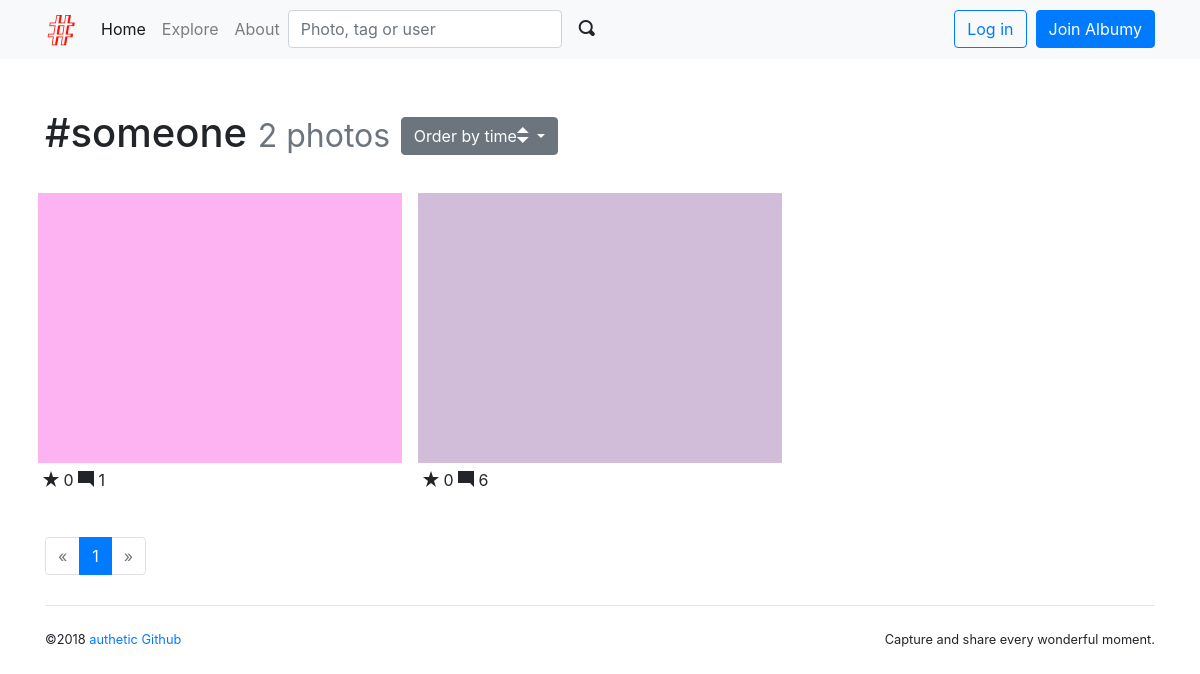
The app's page /tag/1, older data.
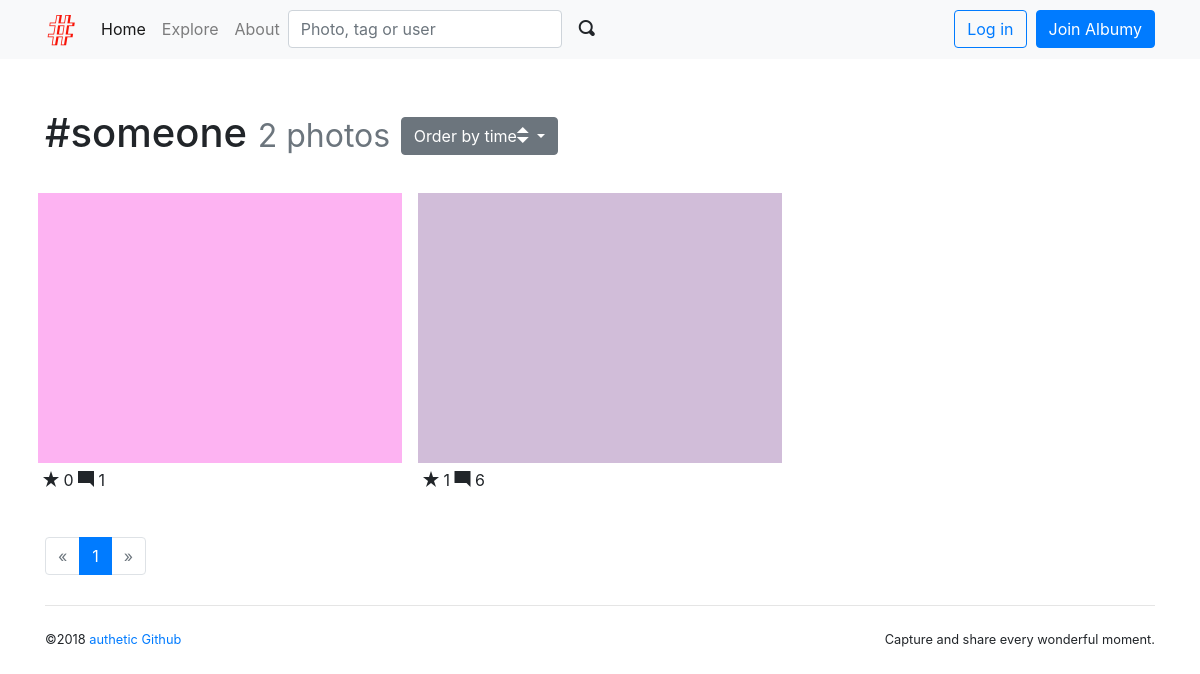
The same page, newer data.
### albumy/models.py (models this page shows)
@whooshee.register_model('name')
class Tag(db.Model):
    id = db.Column(db.Integer, primary_key=True)
    name = db.Column(db.String(30), index=True)
    photos = db.relationship('Photo', secondary=tagging, back_populates='tags')

@whooshee.register_model('description')
class Photo(db.Model):
    id = db.Column(db.Integer, primary_key=True)
    description = db.Column(db.String(500))
    filename = db.Column(db.String(64))
    filename_s = db.Column(db.String(64))
    filename_m = db.Column(db.String(64))
    timestamp = db.Column(db.DateTime, default=datetime.utcnow)
    flag = db.Column(db.Integer, default=0)
    author_id = db.Column(db.Integer, db.ForeignKey('user.id'))
    author = db.relationship('User', back_populates='photos')
    tags = db.relationship('Tag', secondary=tagging, back_populates='photos')
    collectors = db.relationship('Collect', back_populates='collected', cascade='all')

### albumy/blueprints/main.py (the view)
@main_bp.route('/tag/<int:tag_id>', defaults={'order':'by_time'})
@main_bp.route('/tag/<int:tag_id>/<order>')
def show_tag(tag_id, order):
    tag = Tag.query.get_or_404(tag_id)
    page = request.args.get('page', 1, type=int)
    per_page = current_app.config['ALBUMY_PHOTO_PER_PAGE']
    order_rule = 'time'
    pagination = Photo.query.with_parent(tag).order_by(Photo.timestamp.desc()).paginate(page, per_page)
    photos = pagination.items
    if order == 'by_collects':
        photos.sort(key=lambda x:len(x.collectors), reverse=True)
        order_rule = 'collects'
    return render_template('main/tag.html', tag=tag, pagination=pagination, photos=photos, order_rule=
                           order_rule)

### albumy/__init__.py (called while the page is built)
def register_template_context(app):
    @app.context_processor
    def make_template_context():
        if current_user.is_authenticated:
            notification_count = Notification.query.with_parent(current_user).filter_by(is_read=False).count()
        else:
            notification_count = None
        return dict(notification_count=notification_count)

### albumy/extensions.py (called while the page is built)
    def can(self, permission_name):
        return False

### albumy/templates/main/tag.html (shortened to what this page needs)
{% extends 'base.html' %}
{% from 'bootstrap/pagination.html' import render_pagination %}
{% from 'macros.html' import photo_card with context %}
{% block content %}
    <div class="page-header">
    <h1>#{{ tag.name }}
        <small class="text-muted">{{ tag.photos|length }} photos</small>
        <span class="dropdown">
            <button class="btn btn-secondary dropdown-toggle" type="button" id="dropdownMenuButton" data-toggle="dropdown" aria-haspopup="true" aria-expanded="false">
            Order by {{ order_rule }}<span class="oi oi-elevator"></span>
            </button>
        </span>
    </h1>
    </div>
    <div class="row">
        {% for photo in photos %}
        {{ photo_card(photo) }}
        {% endfor %}
    </div>
    <div class="page-footer">
        {{ render_pagination(pagination, align='center') }}
    </div>
{% endblock %}

### albumy/templates/base.html (shortened to what this page needs)
<!DOCTYPE html>
<html lang="en">
<head>
    {% block styles %}
        <link rel="stylesheet" href="{{ url_for('static', filename='css/bootstrap.min.css') }}">
        <link rel="stylesheet" href="{{ url_for('static', filename='open-iconic/font/css/open-iconic-bootstrap.css') }}">
        <link rel="stylesheet" href="{{ url_for('static', filename='css/style.css') }}">
    {% endblock %}
</head>
<body>
    {% block navbar %}
        <nav class="navbar navbar-expand-lg navbar-light bg-light">
            <div class="container">
              <a class="navbar-brand" href="{{ url_for('main.index') }}">
                  <img src="{{ url_for('static', filename='favicon.ico') }}" alt="Albumy">
              </a>
              <div class="collapse navbar-collapse" id="navbarSupportedContent">
                <div class="navbar-nav mr-auto">
                    <ul class="navbar-nav">
                      <li class="nav-item active">
                        <a class="nav-link" href="{{ url_for('main.index') }}">Home <span class="sr-only">(current)</span></a>
                      </li>
                      <li class="nav-item">
                        <a class="nav-link" href="{{ url_for('main.explore') }}">Explore</a>
                      </li>
                      <li class="nav-item">
                          <a class="nav-link" href="#">About</a>
                      </li>
                    </ul>
                    <form class="form-inline my-2 my-lg-0" action="{{ url_for('main.search') }}">
                      <input class="form-control mr-sm-1" type="search" name="q"
                             placeholder="Photo, tag or user" required aria-label="Search">
                      <button class="btn btn-light my-2 my-sm-0" type="submit">
                        <span class="oi oi-magnifying-glass"></span>
                      </button>
                    </form>
                </div>
                <div class="navbar-nav ml-auto">
                    {% if current_user.is_authenticated %}
                        <a class="nav-item nav-link" href="{{ url_for('main.show_notification', filter=
                                'unread')}}">
                            <span class="oi oi-bell"></span>
                             <span id="notification-badge"
                              class="{% if notification_count == 0 %}hide{% endif %} badge badge-danger badge-notification"
                              data-href="{{ url_for('ajax.notifications_count') }}">{{ notification_count }}</span>
                        </a>
                        <a class="nav-item nav-link" href="{{ url_for('main.upload') }}" title="Upload">
                            <span class="oi oi-cloud-upload"></span>&nbsp;&nbsp;
                        </a>
                        <div class="dropdown nav-item">
                            <a href="#" class="nav-link dropdown-toggle" data-toggle="dropdown" role="button" aria-expanded="false">
                                <img class="avatar-xs" src="{{ url_for('main.get_avatar', filename=current_user.avatar_s) }}">
                                <span class="caret"></span>
                            </a>
                            <div class="dropdown-menu dropdown-menu-right" role="menu">
                                <h6 class="dropdown-header">Logged in as {{ current_user.username }}</h6>
                                <a class="dropdown-item" href="{{ url_for('user.index', username=current_user.username) }}">
                                    <span class="oi oi-person"></span> My Home
                                </a>
                                <div class="dropdown-divider"></div>
                                <a class="dropdown-item" href="#">
                                    <span class="oi oi-cog"></span> Settings
                                </a>
                                {% if current_user.can('MODERATE') %}
                                    <a class="dropdown-item" href="#">
                                        <span class="oi oi-dashboard"></span> Dashboard
                                    </a>
                                {% endif %}
                                <a class="dropdown-item" href="#">
                                    <span class="oi oi-power-standby"></span> Logout
                                </a>
                            </div>
                        </div>
                    {% else %}
                        <a class="btn btn-outline-primary" href="{{ url_for('auth.login') }}">Log in</a>&nbsp;&nbsp;
                        <a class="btn btn-primary" href="{{ url_for('auth.register') }}">Join Albumy</a>
                    {% endif %}
                </div>
              </div>
            </div>
        </nav>
    {% endblock %}
    <main>
        <div class="container">
            {% block content %}
            {% endblock %}
            {% block footer %}
                <footer>
                    <p class="float-left">
                        <small>&copy;2018
                            <a href="https://cnblogs/authetic">authetic</a>
                            <a href="https://github.com/authetic-x" title="Follow me on Github">Github</a>
                        </small>
                    </p>
                    <p class="float-right">
                        <small>Capture and share every wonderful moment.</small>
                    </p>
                </footer>
            {% endblock %}
        </div>
    </main>
</body>
</html>

### albumy/templates/macros.html (shortened to what this page needs)
{% macro photo_card(photo) %}
<div class="photo-card card">
    <a class="card-thumbnail" href="{{ url_for('main.show_photo',
            photo_id=photo.id)}}">
        <img class="card-img-top portrait" src="{{ url_for('main.get_image',
                filename=photo.filename_s) }}">
    </a>
    <div class="card-body">
        <span class="oi oi-star"></span>
        {{ photo.collectors|length }}
        <span class="oi oi-comment-square"></span>
        {{ photo.comments|length }}
    </div>
</div>
{% endmacro %}

### albumy/static/css/style.css (style rules this page uses)
.page-header { padding-top: 20px; padding-bottom: 20px; }
.page-footer { padding-top: 40px; }
nav { margin-bottom: 30px; }
footer { margin: 30px 0; padding: 20px 0; border-top: 1px solid #e5e5e5; }
.photo-card { float: left; width: 33.333%; padding: 0.5rem 0.5rem 0 0.5rem; border: 0; }
.photo-card .card-body { padding: 5px; }
.card-thumbnail { position: relative; width: auto; height: 20em; overflow: hidden; }
.card-thumbnail img { position: absolute; left: 50%; top: 50%; height: 100%; width: auto; -webkit-transform: translate(-50%, -50%); -ms-transform: translate(-50%, -50%); transform: translate(-50%, -50%); }
.card-thumbnail img.portrait { width: 100%; height: auto; }
@media (max-width: 1280px) { .card-thumbnail { height: 270px; } }

Row changes from the older to the newer data that the page shows:
changed Photo (number 2 of 2 on the later page): collectors|length "0" → "1"
